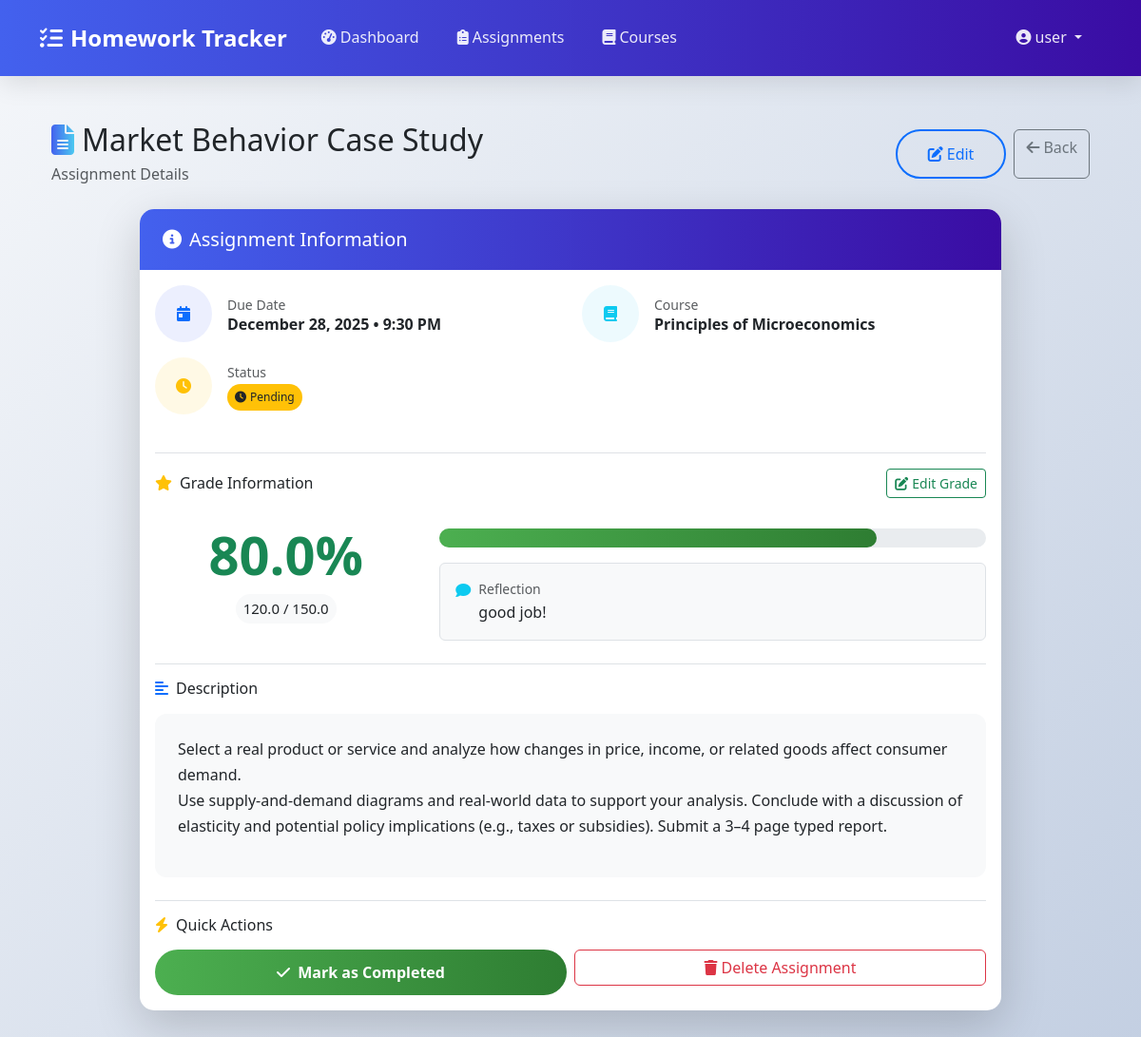
The app's page /assignments/4/ (signed in) with its own data.
### assignments/models.py (models this page shows, shortened)
class Assignment(models.Model):
    title = models.CharField(max_length=200)
    description = models.TextField(blank=True)  # Optional detailed instructions or notes
    due_date = models.DateTimeField()  # Deadline for completion
    completed = models.BooleanField(default=False)  # Manually toggled by user
    created_at = models.DateTimeField(auto_now_add=True)  # Auto-set on creation
    owner = models.ForeignKey(settings.AUTH_USER_MODEL, on_delete=models.CASCADE)
    course = models.ForeignKey(
        'courses.Course',
        on_delete=models.CASCADE,
        null=True,
        blank=True  # Assignment can exist outside any course ("uncategorized")
    )
    class Meta:
        ordering = ['due_date']  # Default sort: soonest due first

### courses/models.py (models this page shows, shortened)
class Course(models.Model):
    name = models.CharField(max_length=100)  # Full course title (e.g., "Introduction to Programming")
    code = models.CharField(
        max_length=20,
        blank=True  # Optional shorthand like "MATH202" or "ENG101"; can be left empty
    )
    owner = models.ForeignKey(
        settings.AUTH_USER_MODEL,
        on_delete=models.CASCADE  # Courses are deleted when the user is removed
    )

### grades/models.py (models this page shows, shortened)
class Grade(models.Model):
    assignment = models.OneToOneField(
        Assignment,
        on_delete=models.CASCADE,
        related_name='grade'  # Enables assignment.grade access
    )
    score = models.FloatField(help_text="Points awarded for this assignment")
    max_score = models.FloatField(
        default=100.0,
        help_text="Maximum possible points (e.g., 50 for a half-credit quiz)"
    )
    comment = models.TextField(blank=True, null=True)  # Optional feedback from instructor
    graded_at = models.DateTimeField(auto_now=True)  # Automatically updated on every save
    @property
    def percentage(self):
        if self.max_score == 0:
            return 0
        return (self.score / self.max_score) * 100

### assignments/views.py (the view)
# urls.py: path('<int:pk>/', views.assignment_detail, name='assignment_detail'),      # ← detail 必须在 edit/delete 前！
@login_required
def assignment_detail(request, pk):
    assignment = get_object_or_404(Assignment, pk=pk, owner=request.user)
    return render(request, 'assignments/detail.html', {
        'assignment': assignment,
    })

### templates/assignments/detail.html (shortened to what this page needs)
{% extends 'base.html' %}
{% load static %}
{% block content %}
<div class="container py-4">
    <div class="d-flex flex-column flex-md-row justify-content-between align-items-start align-items-md-center mb-4">
        <div class="mb-3 mb-md-0">
            <h2 class="mb-1">
                <i class="fas fa-file-alt me-2 text-gradient"></i>{{ assignment.title }}
            </h2>
            <p class="text-muted mb-0">Assignment Details</p>
        </div>
        <div class="d-flex gap-2">
            <a href="{% url 'assignments:assignment_edit' assignment.pk %}" class="btn btn-outline-primary">
                <i class="fas fa-edit me-1"></i>Edit
            </a>
            <a href="{% url 'assignments:assignment_list' %}" class="btn btn-outline-secondary">
                <i class="fas fa-arrow-left me-1"></i>Back
            </a>
        </div>
    </div>
    <div class="row justify-content-center">
        <div class="col-lg-10">
            <div class="card shadow-lg mb-4">
                <div class="card-header bg-gradient-primary text-white">
                    <h5 class="mb-0">
                        <i class="fas fa-info-circle me-2"></i>Assignment Information
                    </h5>
                </div>
                <div class="card-body">
                    <div class="row mb-4">
                        <div class="col-md-6 mb-3">
                            <div class="d-flex align-items-center">
                                <div class="icon-container bg-primary-light rounded-circle p-3 me-3">
                                    <i class="fas fa-calendar-day text-primary"></i>
                                </div>
                                <div>
                                    <small class="text-muted d-block">Due Date</small>
                                    <h6 class="mb-0 fw-bold">{{ assignment.due_date|date:"F j, Y • g:i A" }}</h6>
                                </div>
                            </div>
                        </div>
                        <div class="col-md-6 mb-3">
                            <div class="d-flex align-items-center">
                                <div class="icon-container bg-info-light rounded-circle p-3 me-3">
                                    <i class="fas fa-book text-info"></i>
                                </div>
                                <div>
                                    <small class="text-muted d-block">Course</small>
                                    <h6 class="mb-0 fw-bold">
                                        {% if assignment.course %}
                                            {{ assignment.course.name }}
                                        {% else %}
                                            <span class="text-muted">No Course</span>
                                        {% endif %}
                                    </h6>
                                </div>
                            </div>
                        </div>
                        <div class="col-md-6 mb-3">
                            <div class="d-flex align-items-center">
                                <div class="icon-container {% if assignment.completed %}bg-success-light{% else %}bg-warning-light{% endif %} rounded-circle p-3 me-3">
                                    <i class="fas {% if assignment.completed %}fa-check-circle text-success{% else %}fa-clock text-warning{% endif %}"></i>
                                </div>
                                <div>
                                    <small class="text-muted d-block">Status</small>
                                    <h6 class="mb-0">
                                        <span class="badge {% if assignment.completed %}bg-success{% else %}bg-warning text-dark{% endif %} p-2">
                                            {% if assignment.completed %}
                                                <i class="fas fa-check-circle me-1"></i>Completed
                                            {% else %}
                                                <i class="fas fa-clock me-1"></i>Pending
                                            {% endif %}
                                        </span>
                                    </h6>
                                </div>
                            </div>
                        </div>
                    </div>
                    <div class="mt-4 pt-3 border-top">
                        <div class="d-flex justify-content-between align-items-center mb-3">
                            <h6 class="mb-0">
                                <i class="fas fa-star me-2 text-warning"></i>Grade Information
                            </h6>
                            {% if assignment.grade %}
                            <a href="{% url 'grades:record_grade' assignment.id %}" class="btn btn-sm btn-outline-success">
                                <i class="fas fa-edit me-1"></i>Edit Grade
                            </a>
                            {% endif %}
                        </div>
                        {% if assignment.grade %}
                        <div class="grade-section">
                            <div class="row align-items-center">
                                <div class="col-md-4 text-center mb-3 mb-md-0">
                                    <div class="display-4 fw-bold text-success mb-2">{{ assignment.grade.percentage|floatformat:1 }}%</div>
                                    <div class="h5">
                                        <span class="badge bg-light text-dark p-2">{{ assignment.grade.score }} / {{ assignment.grade.max_score }}</span>
                                    </div>
                                </div>
                                <div class="col-md-8">
                                    <div class="progress mb-3 progress-large">
                                        <div class="progress-bar bg-gradient-success"
                                             role="progressbar"
                                             style="width: {{ assignment.grade.percentage }}%"
                                             aria-valuenow="{{ assignment.grade.percentage }}"
                                             aria-valuemin="0"
                                             aria-valuemax="100">
                                        </div>
                                    </div>
                                    {% if assignment.grade.comment %}
                                    <div class="bg-light p-3 rounded border">
                                        <div class="d-flex">
                                            <i class="fas fa-comment text-info me-2 mt-1"></i>
                                            <div>
                                                <small class="text-muted d-block">Reflection</small>
                                                <p class="mb-0">{{ assignment.grade.comment }}</p>
                                            </div>
                                        </div>
                                    </div>
                                    {% endif %}
                                </div>
                            </div>
                        </div>
                        {% endif %}
                    </div>
                    {% if assignment.description %}
                    <div class="mt-4 pt-3 border-top">
                        <h6 class="mb-3">
                            <i class="fas fa-align-left me-2 text-primary"></i>Description
                        </h6>
                        <div class="description-container">
                            {{ assignment.description|linebreaks }}
                        </div>
                    </div>
                    {% endif %}
                    <div class="mt-4 pt-3 border-top">
                        <h6 class="mb-3">
                            <i class="fas fa-bolt me-2 text-warning"></i>Quick Actions
                        </h6>
                        <div class="row g-2">
                            <div class="col-md-6">
                                <a href="{% url 'assignments:assignment_toggle' assignment.pk %}"
                                   class="btn {% if assignment.completed %}btn-warning{% else %}btn-success{% endif %} w-100">
                                    <i class="fas {% if assignment.completed %}fa-undo{% else %}fa-check{% endif %} me-1"></i>
                                    Mark as {% if assignment.completed %}Pending{% else %}Completed{% endif %}
                                </a>
                            </div>
                            <div class="col-md-6">
                                <a href="{% url 'assignments:assignment_delete' assignment.pk %}"
                                   class="btn btn-outline-danger w-100">
                                    <i class="fas fa-trash me-1"></i>Delete Assignment
                                </a>
                            </div>
                        </div>
                    </div>
                </div>
            </div>
        </div>
    </div>
</div>
{% endblock %}

### templates/base.html (shortened to what this page needs)
{% load static %}
<!DOCTYPE html>
<html lang="en">
<head>
    <link href="{% static 'css/bootstrap.min.css' %}" rel="stylesheet">
    <link rel="stylesheet" href="https://cdnjs.cloudflare.com/ajax/libs/font-awesome/6.4.0/css/all.min.css">
    <link href="{% static 'css/style.css' %}" rel="stylesheet">
</head>
<body class="fade-in">
    <nav class="navbar navbar-expand-lg navbar-dark shadow-medium">
        <div class="container">
            <div class="navbar-brand">
                <i class="fas fa-tasks me-2"></i>Homework Tracker
            </div>
            <div class="collapse navbar-collapse" id="mainNavbar">
                <ul class="navbar-nav me-auto">
                    {% if user.is_authenticated %}
                        <li class="nav-item">
                            <a class="nav-link" href="{% url 'core:dashboard' %}">
                                <i class="fas fa-tachometer-alt me-1"></i>Dashboard
                            </a>
                        </li>
                        <li class="nav-item">
                            <a class="nav-link" href="{% url 'assignments:assignment_list' %}">
                                <i class="fas fa-clipboard-list me-1"></i>Assignments
                            </a>
                        </li>
                        <li class="nav-item">
                            <a class="nav-link" href="{% url 'courses:course_list' %}">
                                <i class="fas fa-book me-1"></i>Courses
                            </a>
                        </li>
                    {% endif %}
                </ul>
                <div class="navbar-nav">
                    {% if user.is_authenticated %}
                        <li class="nav-item dropdown">
                            <a class="nav-link dropdown-toggle" href="#" id="userDropdown" role="button"
                               data-bs-toggle="dropdown" aria-expanded="false">
                                <i class="fas fa-user-circle me-1"></i>{{ user.username }}
                            </a>
                        </li>
                    {% endif %}
                </div>
            </div>
        </div>
    </nav>
    <div class="container mt-4">
        {% block content %}{% endblock %}
    </div>
</body>
</html>

### records on screen
Assignment: title "Market Behavior Case Study", due_date "December 28, 2025 • 9:30 PM", course.name "Principles of Microeconomics", grade.percentage "80.0", grade.score "120.0", grade.max_score "150.0", grade.comment "good job!", description "Select a real product or service and analyze how changes in price, income, or related goods affect consumer demand. Use supply-and-demand diagrams and real-world data to support your analysis. Conclude with a discussion of elasticity and potential policy implications (e.g., taxes or subsidies). Submit a 3–4 page typed report."

### other values on screen
{{ user.username }} "user"
